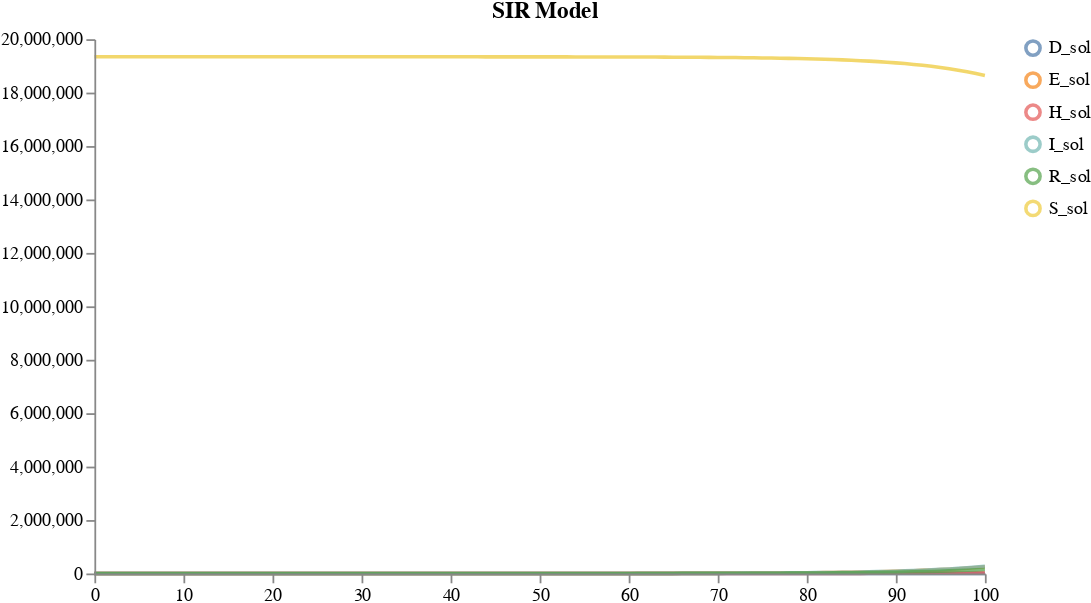

This figure's notebook cell:
### Code cell
result = load_and_sample_petri_model(model4_location, num_samples, timepoints=timepoints, time_unit="days", visual_options={"title": "SIR Model", "subset": ".*_sol"})
plots.ipy_display(result["visual"])

### Figure 1 — Vega specification as saved in the notebook (floating-point values rounded to 4 significant figures; data arrays with more than 128 entries replaced by an {"elided": "..."} marker saying what was removed)
{"$schema": "https://vega.github.io/schema/vega/v5.json", "axes": [{"name": "x_axis", "orient": "bottom", "scale": "xscale", "zindex": 100}, {"name": "y_axis", "orient": "left", "scale": "yscale", "zindex": 100}], "data": [{"name": "distributions", "values": {"elided": "606 records"}}, {"name": "traces", "transform": [{"expr": "isValid(datum.value)", "type": "filter"}], "values": []}, {"name": "points", "values": []}, {"name": "markers", "values": []}, {"name": "selected", "on": [{"remove": true, "trigger": "clear"}, {"remove": true, "trigger": "!shift"}, {"insert": "clicked", "trigger": "!shift && clicked"}, {"toggle": "clicked", "trigger": "shift && clicked"}]}], "height": 300, "legends": [{"encode": {"labels": {"interactive": true, "name": "legendLabel", "update": {"opacity": [{"test": "!length(data('selected')) || indata('selected', 'value', datum.value)", "value": 1}, {"value": 0.25}]}}, "symbols": {"interactive": true, "name": "legendSymbol", "update": {"fill": {"value": "transparent"}, "opacity": [{"test": "!length(data('selected')) || indata('selected', 'value', datum.value)", "value": 0.7}, {"value": 0.15}], "size": {"value": 64}, "strokeWidth": {"value": 2}}}}, "name": "color_legend", "stroke": "color"}], "marks": [{"from": {"facet": {"data": "points", "groupby": "trajectory", "name": "points_split"}}, "marks": [{"encode": {"hover": {"fillOpacity": {"value": 0.9}}, "update": {"fill": {"field": "trajectory", "scale": "color"}, "fillOpacity": [{"test": "!length(data('selected')) || indata('selected', 'value', datum.trajectory)", "value": 0.5}, {"value": 0.15}], "size": {"value": 10}, "stroke": {"field": "trajectory", "scale": "color"}, "strokeOpacity": [{"test": "!length(data('selected')) || indata('selected', 'value', datum.trajectory)", "value": 0.75}, {"value": 0.15}], "strokeWidth": {"value": 2}, "tooltip": {"field": "value"}, "x": {"field": "timepoint", "scale": "xscale"}, "y": {"field": "value", "scale": "yscale"}}}, "from": {"data": "points"}, "name": "_points_symbol", "type": "symbol", "zindex": 3}, {"encode": {"hover": {"fillOpacity": {"value": 0.9}}, "update": {"interpolate": {"value": "linear"}, "stroke": {"field": "trajectory", "scale": "color"}, "strokeOpacity": [{"test": "!length(data('selected')) || indata('selected', 'value', datum.trajectory)", "value": 0.3}, {"value": 0.1}], "strokeWidth": {"value": 2}, "x": {"field": "timepoint", "scale": "xscale"}, "y": {"field": "value", "scale": "yscale"}}}, "from": {"data": "points"}, "name": "_points_line", "type": "line", "zindex": 3}], "name": "_points", "type": "group", "zindex": 3}, {"from": {"facet": {"data": "traces", "groupby": "trajectory", "name": "traces_split"}}, "marks": [{"encode": {"hover": {"fillOpacity": {"value": 0.9}}, "update": {"interpolate": {"value": "linear"}, "stroke": {"field": "trajectory", "scale": "color"}, "strokeOpacity": [{"test": "!length(data('selected')) || indata('selected', 'value', datum.trajectory)", "value": 0.75}, {"value": 0.15}], "strokeWidth": {"value": 2}, "x": {"field": "timepoint", "scale": "xscale"}, "y": {"field": "value", "scale": "yscale"}}}, "from": {"data": "traces_split"}, "name": "_traces_lines", "type": "line"}], "name": "_traces", "type": "group", "zindex": 2}, {"from": {"facet": {"data": "distributions", "groupby": "trajectory", "name": "trajectory_split"}}, "marks": [{"encode": {"hover": {"fillOpacity": {"value": 0.9}}, "update": {"fill": {"field": "trajectory", "scale": "color"}, "fillOpacity": [{"test": "!length(data('selected')) || indata('selected', 'value', datum.trajectory)", "value": 0.5}, {"value": 0.15}], "interpolate": {"value": "linear"}, "stroke": {"field": "trajectory", "scale": "color"}, "strokeOpacity": [{"test": "!length(data('selected')) || indata('selected', 'value', datum.trajectory)", "value": 0.75}, {"value": 0.15}], "strokeWidth": {"value": 2}, "x": {"field": "timepoint", "scale": "xscale"}, "y": {"field": "upper", "scale": "yscale"}, "y2": {"field": "lower", "scale": "yscale"}}}, "from": {"data": "trajectory_split"}, "type": "area"}], "name": "_distributions", "type": "group", "zindex": 1}, {"marks": [{"encode": {"enter": {"stroke": {"value": "lightgray"}}, "update": {"opacity": {"value": 1}, "x": {"field": "timepoint", "scale": "xscale"}, "y": {"signal": "height"}, "y2": {"value": 0}}}, "from": {"data": "markers"}, "name": "_marker text", "type": "rule"}, {"encode": {"enter": {"fontSize": {"value": 8}, "text": {"field": "datum.label"}, "y": {"value": 0}}}, "from": {"data": "_marker text"}, "name": "_marker flags", "transform": [{"as": ["x", "_y", "opacity", "align", "baseline"], "lineAnchor": "start", "offset": [1], "size": {"signal": "[width, height]"}, "type": "label"}], "type": "text"}], "name": "_markers", "type": "group"}], "scales": [{"domain": {"fields": [{"data": "distributions", "field": "timepoint"}, {"data": "traces", "field": "timepoint"}, {"data": "points", "field": "timepoint"}, {"data": "markers", "field": "timepoint"}]}, "name": "xscale", "range": "width", "type": "linear", "zero": false}, {"domain": {"fields": [{"data": "distributions", "field": "lower"}, {"data": "distributions", "field": "upper"}, {"data": "traces", "field": "value"}, {"data": "points", "field": "value"}]}, "name": "yscale", "nice": true, "range": "height", "type": "linear", "zero": true}, {"domain": {"fields": [{"data": "distributions", "field": "trajectory"}, {"data": "traces", "field": "trajectory"}, {"data": "points", "field": "trajectory"}]}, "name": "color", "range": "category", "type": "ordinal"}], "signals": [{"name": "clear", "on": [{"events": "mouseup[!event.item]", "force": true, "update": "true"}], "value": true}, {"name": "shift", "on": [{"events": "@legendSymbol:click, @legendLabel:click", "force": true, "update": "event.shiftKey"}], "value": false}, {"name": "clicked", "on": [{"events": "@legendSymbol:click, @legendLabel:click", "force": true, "update": "{value: datum.value}"}], "value": null}], "title": "SIR Model", "width": 500}
